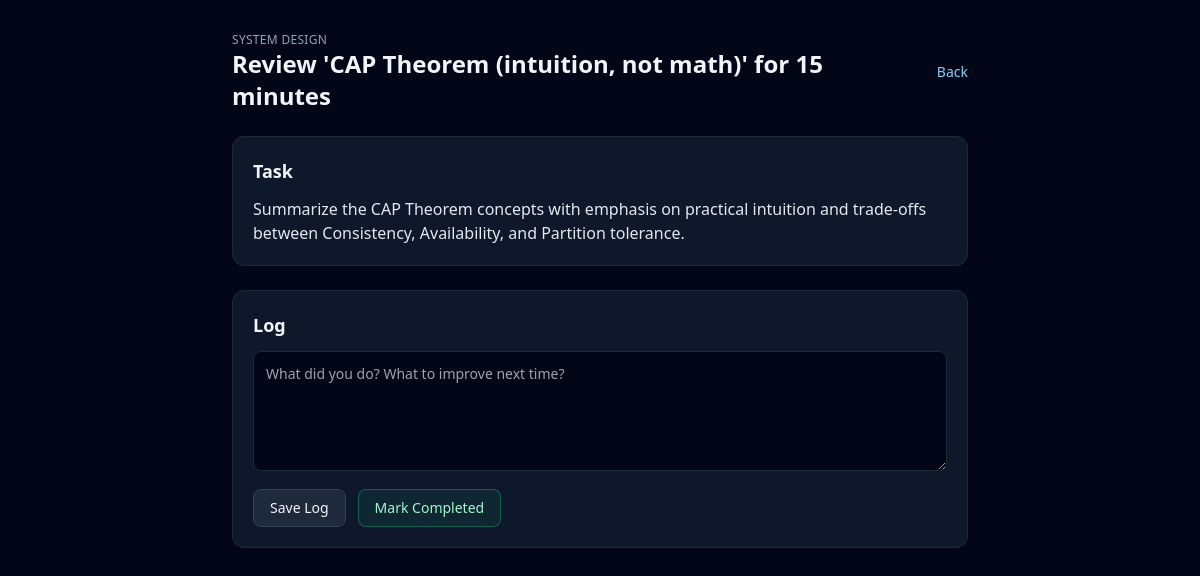
Page /task/10 on the committed database.
### app/models/task.py (models this page shows)
class TodayTask(Base):
    __tablename__ = "today_tasks"
    id = Column(Integer, primary_key=True, index=True)
    date = Column(Date, default=date.today, index=True)
    module_id = Column(String, nullable=False, index=True)
    name = Column(String, nullable=False)
    group = Column(String, nullable=False)
    task_type = Column(String, nullable=False, default="todo")
    problem_text = Column(Text, nullable=True)
    todo_text = Column(Text, nullable=True)
    code_template = Column(Text, nullable=True)
    notes = Column(Text, nullable=True)
    log = Column(Text, nullable=True)
    url = Column(String, nullable=True)
    extra = Column(JSON, nullable=True)

### app/main.py (the view)
@app.get("/task/{task_id}", response_class=HTMLResponse)
def task_detail_page(task_id: int, request: Request, db=Depends(get_db)):
    task = db.query(TodayTask).filter(TodayTask.id == task_id).first()
    if not task:
        task = db.query(TaskHistory).filter(TaskHistory.id == task_id).first()
    if not task:
        return HTMLResponse("Task not found", status_code=404)
    module_label = task.module_id.replace("-", " ").replace("_", " ").title()
    template_name = "tasks/coding_detail.html" if task.task_type == "coding" else "tasks/todo_detail.html"
    return templates.TemplateResponse(
        template_name,
        {
            "request": request,
            "task": task,
            "module_id": module_label,
            "title": task.name,
            "problem_text": task.problem_text or task.todo_text,
            "code_template": task.code_template,
            "log": task.log,
        },
    )

### app/templates/tasks/todo_detail.html (shortened to what this page needs)
<!DOCTYPE html>
<html lang="en">
<head>
  <script src="https://cdn.tailwindcss.com"></script>
</head>
<body class="bg-slate-950 text-slate-100 min-h-screen">
  <div class="max-w-3xl mx-auto px-4 py-8 space-y-6">
    <header class="flex items-center justify-between gap-3">
      <div>
        <p class="text-xs text-slate-400 uppercase tracking-wide">{{ module_id }}</p>
        <h1 class="text-2xl font-bold">{{ title }}</h1>
      </div>
      <a href="/" class="text-sm text-sky-300">Back</a>
    </header>
    <section class="bg-slate-900 border border-slate-800 rounded-xl p-5 space-y-3">
      <h2 class="text-lg font-semibold">Task</h2>
      <p class="text-slate-200 whitespace-pre-line">{{ problem_text or title }}</p>
    </section>
    <section class="bg-slate-900 border border-slate-800 rounded-xl p-5 space-y-3">
      <h2 class="text-lg font-semibold">Log</h2>
      <form class="space-y-3" id="log-form">
        <textarea name="log" id="log" class="w-full min-h-[120px] bg-slate-950 border border-slate-800 rounded-lg p-3 text-sm"
          placeholder="What did you do? What to improve next time?">{{ log or '' }}</textarea>
        <div class="flex items-center gap-3">
          <button type="button" onclick="saveLog()" class="px-4 py-2 bg-slate-800 border border-slate-700 rounded-lg text-sm">Save Log</button>
          <button type="button" onclick="completeTask()" class="px-4 py-2 bg-emerald-500/10 border border-emerald-500/40 text-emerald-200 rounded-lg text-sm">Mark Completed</button>
        </div>
      </form>
    </section>
  </div>
</body>
</html>

### rows in the picture
TodayTask: name "Review 'CAP Theorem (intuition, not math)' for 15 minutes", todo_text "Summarize the CAP Theorem concepts with emphasis on practical intuition and trade-offs between Consistency, Availability, and Partition tolerance."

### other values in the picture
{{ module_id }} "SYSTEM DESIGN"
